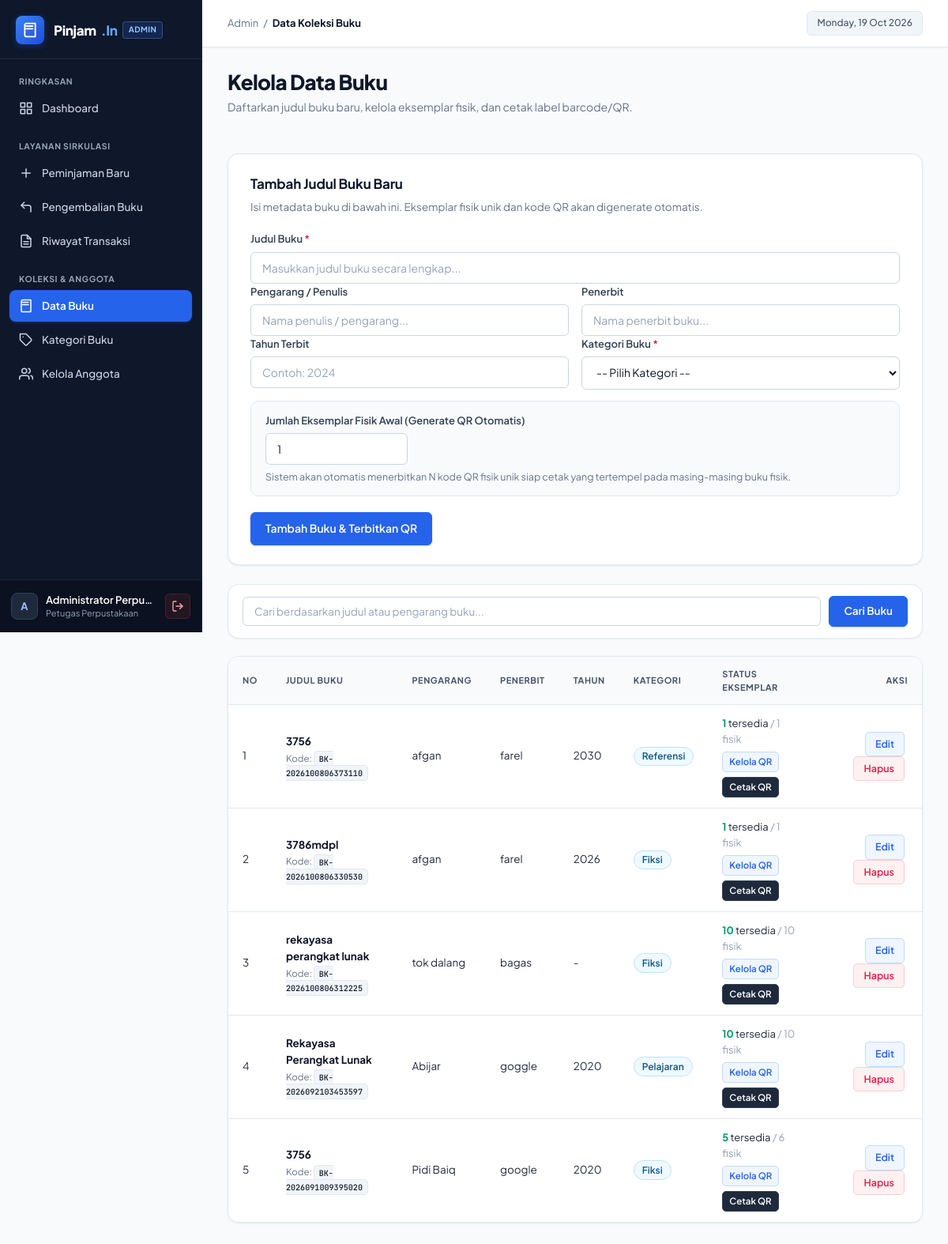
/admin/buku.php (signed in), run on the app's committed database.
### tables this page shows
CREATE TABLE `buku` (
  `id` int(11) NOT NULL,
  `kode_buku` varchar(20) NOT NULL,
  `judul` varchar(150) NOT NULL,
  `pengarang` varchar(100) DEFAULT NULL,
  `penerbit` varchar(100) DEFAULT NULL,
  `tahun_terbit` year(4) DEFAULT NULL,
  `kategori_id` int(11) DEFAULT NULL,
  `created_at` timestamp NOT NULL DEFAULT current_timestamp()
);

CREATE TABLE `kategori` (
  `id` int(11) NOT NULL,
  `nama_kategori` varchar(100) NOT NULL
);

### admin/buku.php (the view, shortened to what this page needs)
<?php
require '../config/koneksi.php';
$keyword = trim($_GET['keyword'] ?? '');
$sql = "
    SELECT buku.*, kategori.nama_kategori,
        (SELECT COUNT(*) FROM buku_item WHERE buku_item.buku_id = buku.id) AS total_eksemplar,
        (SELECT COUNT(*) FROM buku_item WHERE buku_item.buku_id = buku.id AND status = 'tersedia') AS total_tersedia
    FROM buku
    LEFT JOIN kategori ON buku.kategori_id = kategori.id
";
if (!empty($keyword)) {
    $sql .= " WHERE judul LIKE :keyword OR pengarang LIKE :keyword";
    $stmt = $koneksi->prepare($sql . " ORDER BY buku.id DESC");
    $stmt->bindValue(':keyword', "%$keyword%");
    $stmt->execute();
} else {
    $stmt = $koneksi->query($sql . " ORDER BY buku.id DESC");
}
$data = $stmt->fetchAll();
$editData = null;
require 'includes/header.php';
?>
        <div class="page-header-wrap">
            <div>
                <h1>Kelola Data Buku</h1>
                <p class="page-subtitle">Daftarkan judul buku baru, kelola eksemplar fisik, dan cetak label barcode/QR.</p>
            </div>
        </div>
        <div class="form-box">
            <h3><?= $editData ? 'Edit Data Judul Buku' : 'Tambah Judul Buku Baru' ?></h3>
            <p class="form-desc">Isi metadata buku di bawah ini. Eksemplar fisik unik dan kode QR akan digenerate otomatis.</p>
            <form action="../config/proses_buku.php" method="POST" autocomplete="off">
                <div class="form-group">
                    <label>Judul Buku <span style="color: var(--danger-solid);">*</span></label>
                    <input type="text" name="judul" value="<?= $editData ? htmlspecialchars($editData['judul']) : '' ?>" required placeholder="Masukkan judul buku secara lengkap..." autocomplete="off">
                </div>
                <div class="form-grid-2">
                    <div class="form-group">
                        <label>Pengarang / Penulis</label>
                        <input type="text" name="pengarang" value="<?= $editData ? htmlspecialchars($editData['pengarang']) : '' ?>" placeholder="Nama penulis / pengarang..." autocomplete="off">
                    </div>
                    <div class="form-group">
                        <label>Penerbit</label>
                        <input type="text" name="penerbit" value="<?= $editData ? htmlspecialchars($editData['penerbit']) : '' ?>" placeholder="Nama penerbit buku..." autocomplete="off">
                    </div>
                </div>
                <div class="form-grid-2">
                    <div class="form-group">
                        <label>Tahun Terbit</label>
                        <input type="number" name="tahun_terbit" min="1900" max="2100" value="<?= $editData ? $editData['tahun_terbit'] : '' ?>" placeholder="Contoh: 2024" autocomplete="off">
                    </div>
                    <div class="form-group">
                        <label>Kategori Buku <span style="color: var(--danger-solid);">*</span></label>
                        <select name="kategori_id" required>
                            <option value="">-- Pilih Kategori --</option>
                        </select>
                    </div>
                </div>
                <?php if (!$editData): ?>
                    <div class="form-group" style="background: var(--slate-50); padding: 14px 18px; border-radius: var(--radius-md); border: 1px solid var(--slate-200); margin-top: 14px;">
                        <label style="margin-top: 0;">Jumlah Eksemplar Fisik Awal (Generate QR Otomatis)</label>
                        <input type="number" name="jumlah_eksemplar" min="0" max="100" value="1" required style="max-width: 180px;" autocomplete="off">
                        <small style="color: var(--slate-500); font-size: 12.5px; display: block; margin-top: 6px;">
                            Sistem akan otomatis menerbitkan N kode QR fisik unik siap cetak yang tertempel pada masing-masing buku fisik.
                        </small>
                    </div>
                <?php endif; ?>
                <div style="margin-top: 20px;">
                    <button type="submit" class="btn btn-primary">
                        <?= $editData ? 'Simpan Perubahan' : 'Tambah Buku &amp; Terbitkan QR' ?>
                    </button>
                </div>
            </form>
        </div>
        <form action="buku.php" method="GET" class="search-box" autocomplete="off">
            <input type="text" name="keyword" placeholder="Cari berdasarkan judul atau pengarang buku..." value="<?= htmlspecialchars($keyword) ?>" autocomplete="off">
            <button type="submit" class="btn btn-primary">Cari Buku</button>
        </form>
        <div class="table-container">
            <table class="table-data">
                <thead>
                    <tr>
                        <th style="width: 48px;">No</th>
                        <th>Judul Buku</th>
                        <th>Pengarang</th>
                        <th>Penerbit</th>
                        <th>Tahun</th>
                        <th>Kategori</th>
                        <th>Status Eksemplar</th>
                        <th style="text-align: right; width: 140px;">Aksi</th>
                    </tr>
                </thead>
                <tbody>
                    <?php if (empty($data)): ?>
                        <tr><td colspan="8">Tidak ada data buku yang ditemukan.</td></tr>
                    <?php else: ?>
                        <?php foreach ($data as $i => $row): ?>
                            <tr>
                                <td><?= $i + 1 ?></td>
                                <td>
                                    <div style="font-weight: 700; color: var(--slate-900);"><?= htmlspecialchars($row['judul']) ?></div>
                                    <div style="font-size: 11.5px; color: var(--slate-500); margin-top: 2px;">Kode: <code><?= htmlspecialchars($row['kode_buku']) ?></code></div>
                                </td>
                                <td><?= htmlspecialchars($row['pengarang'] ?: '-') ?></td>
                                <td><?= htmlspecialchars($row['penerbit'] ?: '-') ?></td>
                                <td><?= htmlspecialchars($row['tahun_terbit'] ?: '-') ?></td>
                                <td><span class="badge-info"><?= htmlspecialchars($row['nama_kategori'] ?? 'Umum') ?></span></td>
                                <td>
                                    <div style="font-size: 13px;">
                                        <span style="font-weight: 700; color: var(--success-solid);"><?= $row['total_tersedia'] ?></span> tersedia
                                        <span style="color: var(--slate-400);">/ <?= $row['total_eksemplar'] ?> fisik</span>
                                    </div>
                                    <div style="display: flex; gap: 6px; margin-top: 6px; flex-wrap: wrap;">
                                        <a href="buku_item.php?buku_id=<?= $row['id'] ?>" class="btn-edit" style="font-size: 11.5px; padding: 3px 8px;">
                                            Kelola QR
                                        </a>
                                        <?php if ($row['total_eksemplar'] > 0): ?>
                                            <a href="../config/generate_qr.php?buku_id=<?= $row['id'] ?>" target="_blank" class="btn-edit" style="font-size: 11.5px; padding: 3px 8px; background: var(--slate-800); color: #fff; border-color: var(--slate-700);">
                                                Cetak QR
                                            </a>
                                        <?php endif; ?>
                                    </div>
                                </td>
                                <td style="text-align: right;">
                                    <a href="buku.php?edit=<?= $row['id'] ?>" class="btn-edit">Edit</a>
                                    <a href="../config/proses_buku.php?action=hapus&id=<?= $row['id'] ?>"
                                       class="btn-hapus"
                                       onclick="return confirm('Apakah Anda yakin ingin menghapus judul buku ini?')">Hapus</a>
                                </td>
                            </tr>
                        <?php endforeach; ?>
                    <?php endif; ?>
                </tbody>
            </table>
        </div>
<?php require 'includes/footer.php'; ?>

### data on the page
buku: judul "3756", kode_buku "BK-2026100806373110", pengarang "afgan", penerbit "farel", tahun_terbit "2030", kategori.nama_kategori "Referensi", total_tersedia "1", total_eksemplar "1"
buku: judul "3786mdpl", kode_buku "BK-2026100806330530", pengarang "afgan", penerbit "farel", tahun_terbit "2026", kategori.nama_kategori "Fiksi", total_tersedia "1", total_eksemplar "1"
buku: judul "rekayasa perangkat lunak", kode_buku "BK-2026100806312225", pengarang "tok dalang", penerbit "bagas", tahun_terbit "-", kategori.nama_kategori "Fiksi", total_tersedia "10", total_eksemplar "10"
buku: judul "Rekayasa Perangkat Lunak", kode_buku "BK-2026092103453597", pengarang "Abijar", penerbit "goggle", tahun_terbit "2020", kategori.nama_kategori "Pelajaran", total_tersedia "10", total_eksemplar "10"
buku: judul "3756", kode_buku "BK-2026091009395020", pengarang "Pidi Baiq", penerbit "google", tahun_terbit "2020", kategori.nama_kategori "Fiksi", total_tersedia "5", total_eksemplar "6"

### other printed values
substr($_SESSION['admin_nama'] ?? 'A', 0, 1) "A"
$_SESSION['admin_nama'] "Administrator Perpu…"
$pageTitle "Data Koleksi Buku"
